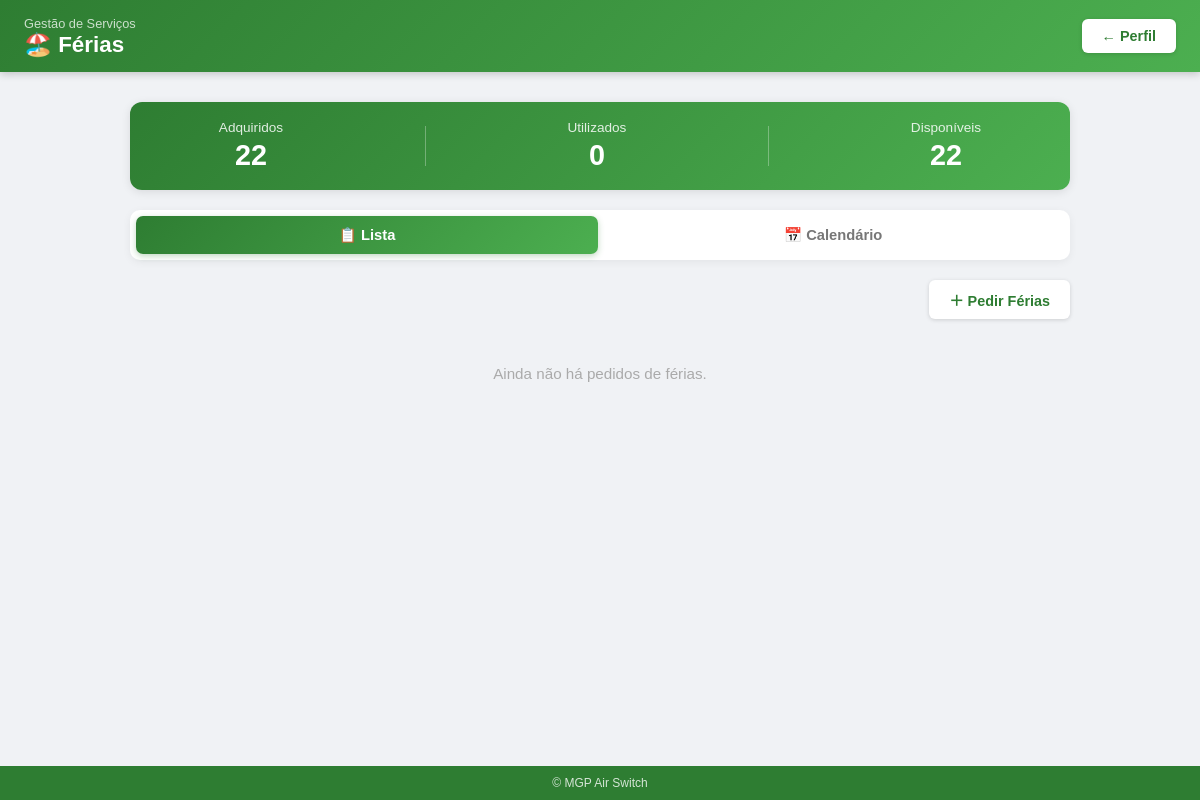
The app's page /ferias (signed in), older data.
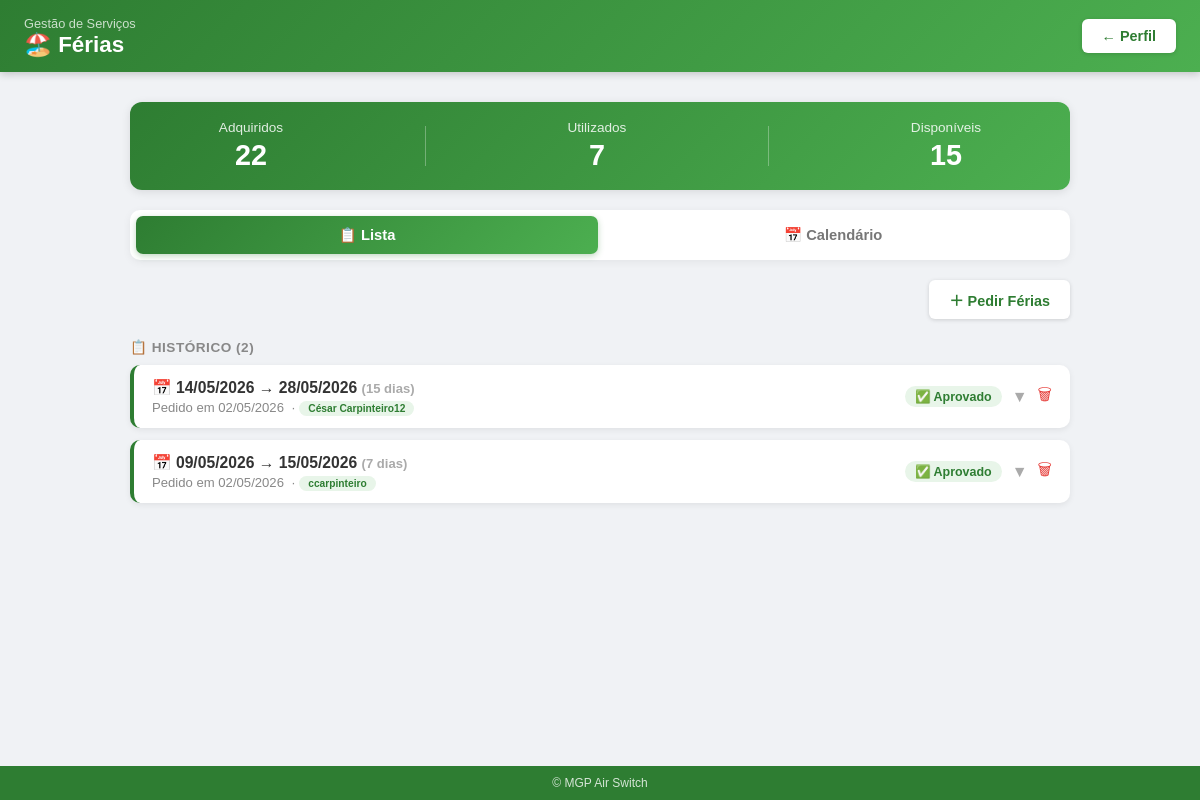
The same page, newer data.
### models.py (models this page shows)
class Organizacao(db.Model):
    __tablename__ = 'organizacao'
    id = db.Column(db.Integer, primary_key=True)
    nome = db.Column(db.String(200))
    pais = db.Column(db.String(10))
    telefone = db.Column(db.String(30))
    created_at = db.Column(db.String(20), default=lambda: datetime.now().strftime('%d/%m/%Y'))

class Ferias(db.Model):
    __tablename__ = 'ferias'
    id = db.Column(db.Integer, primary_key=True)
    user_id = db.Column(db.Integer, db.ForeignKey('usuario.id'), nullable=False)
    data_inicio = db.Column(db.String(20), nullable=False)
    data_fim = db.Column(db.String(20), nullable=False)
    nota = db.Column(db.String(300), default='')
    estado = db.Column(db.String(20), default='pendente')
    comentario_admin = db.Column(db.String(300), default='')
    aprovado_por = db.Column(db.String(100), default='')
    num_dias = db.Column(db.Integer, default=0)
    created_at = db.Column(db.String(20), default=lambda: datetime.now().strftime('%d/%m/%Y'))
    org_id = db.Column(db.Integer, db.ForeignKey('organizacao.id'), nullable=True)

class Usuario(UserMixin, db.Model):
    __tablename__ = 'usuario'
    id = db.Column(db.Integer, primary_key=True)
    nome = db.Column(db.String(30), unique=True)
    senha = db.Column(db.String())
    is_admin = db.Column(db.Boolean, default=False)
    email = db.Column(db.String(120))
    telefone = db.Column(db.String(30))
    nome_completo = db.Column(db.String(200))
    cargo = db.Column(db.String(100))
    org_id = db.Column(db.Integer, db.ForeignKey('organizacao.id'), nullable=True)

### main.py (the view, shortened to what this page needs)
@app.route('/ferias', methods=['GET', 'POST'])
@login_required
def ferias():
    is_admin = current_user.is_admin
    usuarios = db.session.query(Usuario).filter_by(org_id=current_user.org_id).all() if is_admin else []
    if is_admin:
        todos = db.session.query(Ferias, Usuario).join(Usuario, Ferias.user_id == Usuario.id).filter(
            Ferias.org_id == current_user.org_id).order_by(Ferias.id.desc()).all()
    else:
        todos = db.session.query(Ferias, Usuario).join(Usuario, Ferias.user_id == Usuario.id).filter(
            Ferias.org_id == current_user.org_id, Ferias.user_id == current_user.id).order_by(Ferias.id.desc()).all()
    ferias_json = json.dumps([{'user_nome': u.nome, 'estado': f.estado, 'data_inicio': f.data_inicio,
                               'data_fim': f.data_fim, 'num_dias': f.num_dias or 0} for f, u in todos])
    return render_template('ferias.html', ferias=todos, ferias_json=ferias_json, is_admin=is_admin,
                           usuarios=usuarios, current_user=current_user)

### main.py (called while the page is built)
@lm.user_loader
def user_loader(id):
    return db.session.query(Usuario).filter_by(id=id).first()

@app.context_processor
def inject_org():
    try:
        if current_user.is_authenticated and current_user.org_id:
            org = db.session.query(Organizacao).filter_by(id=current_user.org_id).first()
            return dict(org_nome=org.nome if org else 'A minha Organização', org=org)
        return dict(org_nome='A minha Organização', org=None)
    except:
        return dict(org_nome='A minha Organização', org=None)

### templates/ferias.html (shortened to what this page needs)
<!DOCTYPE html>
<html lang="pt">
<head>
    <link rel="stylesheet" href="https://cdn.jsdelivr.net/npm/flatpickr/dist/flatpickr.min.css">
</head>
<body>
<div class="page-header">
    <div>
        <div class="subtitle">Gestão de Serviços</div>
        <h1>🏖️ Férias</h1>
    </div>
    <a href="/perfil">← Perfil</a>
</div>
<div class="content">
    {% set dias_aprovados = ferias | selectattr('0.estado', 'equalto', 'aprovado') | list %}
    {% set total_usados = namespace(v=0) %}
    {% for f, u in dias_aprovados %}
        {% if not is_admin or u.id == current_user.id %}
            {% set total_usados.v = total_usados.v + (f.num_dias or 0) %}
        {% endif %}
    {% endfor %}
    {% set disponiveis = 22 - total_usados.v %}
    <div class="days-counter">
        <div class="stat">
            <div class="label">Adquiridos</div>
            <div class="value">22</div>
        </div>
        <div class="stat">
            <div class="label">Utilizados</div>
            <div class="value">{{ total_usados.v }}</div>
        </div>
        <div class="stat">
            <div class="label">Disponíveis</div>
            <div class="value">{{ disponiveis if disponiveis >= 0 else 0 }}</div>
        </div>
    </div>
    <div class="tabs">
        <button class="tab-btn active" onclick="switchTab('lista', this)">📋 Lista</button>
        <button class="tab-btn" onclick="switchTab('calendario', this)">📅 Calendário</button>
    </div>
    <div class="tab-panel active" id="tab-lista">
        <div class="top-bar">
            <button class="toggle-form-btn" onclick="toggleForm()">
                <span id="formIcon">＋</span> Pedir Férias
            </button>
        </div>
        {% set respondidas = ferias | selectattr('0.estado', 'ne', 'pendente') | list %}
        {% if respondidas %}
        <div class="section-title">📋 Histórico ({{ respondidas|length }})</div>
        {% for f, u in respondidas %}
        <div class="ferias-card {{ f.estado }}">
            <div class="ferias-header">
                <div class="ferias-info">
                    <div class="ferias-dates">📅 {{ f.data_inicio }} → {{ f.data_fim }} <small style="color:#aaa;">({{ f.num_dias or 0 }} dias)</small></div>
                    <div class="ferias-sub">
                        Pedido em {{ f.created_at or '' }}
                        {% if is_admin %}&nbsp;·&nbsp;<span class="user-badge">{{ u.nome }}</span>{% endif %}
                    </div>
                </div>
                <div class="ferias-actions">
                    {% if f.estado == 'aprovado' %}
                    <span class="badge-aprovado">✅ Aprovado</span>
                    {% else %}
                    <span class="badge-rejeitado">❌ Rejeitado</span>
                    {% endif %}
                    <button class="toggle-detail-btn" onclick="toggleDetail(this)">▼</button>
                    <form method="POST" action="/ferias/delete/{{ f.id }}" style="margin:0;" id="delFerias-{{ f.id }}">
                        <button type="button" class="delete-btn" onclick="openModal('delFerias-{{ f.id }}')">🗑</button>
                    </form>
                </div>
            </div>
        </div>
        {% endfor %}
        {% endif %}
        {% if not ferias %}
        <div class="empty-msg">Ainda não há pedidos de férias.</div>
        {% endif %}
    </div>
</div>
<footer>&copy; {{ org_nome }}</footer>
</body>
</html>

### templates/ferias.html (style rules this page uses)
* { box-sizing: border-box; margin: 0; padding: 0; }
body { font-family: 'Arial', sans-serif; background: #f0f2f5; padding-bottom: 60px; }
.page-header { background: linear-gradient(135deg, #2e7d32, #4CAF50); padding: 14px 24px; display: flex; align-items: center; justify-content: space-between; box-shadow: 0 2px 8px rgba(0,0,0,0.2); }
.page-header h1 { font-size: 1.4em; color: white; font-weight: 700; }
.page-header .subtitle { font-size: 0.8em; color: rgba(255,255,255,0.75); margin-top: 2px; }
.page-header a { padding: 9px 20px; background: white; color: #2e7d32; text-decoration: none; border-radius: 6px; font-size: 0.9em; font-weight: bold; box-shadow: 0 1px 4px rgba(0,0,0,0.15); transition: background 0.2s; }
.content { max-width: 980px; margin: 30px auto; padding: 0 20px; }
.days-counter { background: linear-gradient(135deg, #2e7d32, #4CAF50); border-radius: 12px; padding: 18px 24px; display: flex; align-items: center; justify-content: space-around; margin-bottom: 20px; box-shadow: 0 2px 10px rgba(0,0,0,0.1); flex-wrap: wrap; gap: 12px; }
.days-counter .label { color: rgba(255,255,255,0.85); font-size: 0.85em; margin-bottom: 4px; text-align: center; }
.days-counter .value { color: white; font-size: 1.8em; font-weight: bold; text-align: center; }
.days-counter .stat { text-align: center; }
.tabs { display: flex; gap: 4px; margin-bottom: 20px; background: white; padding: 6px; border-radius: 10px; box-shadow: 0 2px 8px rgba(0,0,0,0.06); }
.tab-btn { flex: 1; padding: 10px 16px; border: none; background: transparent; border-radius: 7px; font-size: 0.92em; font-weight: bold; color: #777; cursor: pointer; transition: all 0.2s; }
.tab-btn.active { background: linear-gradient(135deg, #2e7d32, #4CAF50); color: white; box-shadow: 0 2px 6px rgba(46,125,50,0.3); }
.tab-panel { display: none; }
.tab-panel.active { display: block; }
.top-bar { display: flex; justify-content: flex-end; margin-bottom: 16px; }
.toggle-form-btn { padding: 9px 20px; background: white; color: #2e7d32; border: none; border-radius: 6px; font-size: 0.9em; font-weight: bold; cursor: pointer; box-shadow: 0 1px 4px rgba(0,0,0,0.15); transition: background 0.2s; }
.badge-aprovado { background: #e8f5e9; color: #2e7d32; padding: 3px 10px; border-radius: 12px; font-size: 0.78em; font-weight: bold; }
.ferias-card { background: white; border-radius: 10px; margin-bottom: 12px; overflow: hidden; box-shadow: 0 2px 6px rgba(0,0,0,0.07); }
.ferias-card.aprovado { border-left: 4px solid #2e7d32; }
.ferias-header { padding: 13px 18px; display: flex; justify-content: space-between; align-items: center; gap: 12px; }
.ferias-info { flex: 1; }
.ferias-dates { font-weight: bold; color: #333; font-size: 0.98em; }
.ferias-sub { font-size: 0.82em; color: #888; margin-top: 3px; }
.ferias-actions { display: flex; align-items: center; gap: 10px; }
.toggle-detail-btn { background: none; border: none; color: #aaa; font-size: 1em; cursor: pointer; transition: transform 0.3s; padding: 0; line-height: 1; }
.delete-btn { background: none; border: none; color: #e53935; font-size: 1em; cursor: pointer; padding: 0; transition: transform 0.2s; }
.user-badge { background: #e8f5e9; color: #2e7d32; padding: 2px 9px; border-radius: 10px; font-size: 0.78em; font-weight: bold; }
.section-title { font-size: 0.85em; font-weight: bold; color: #888; text-transform: uppercase; letter-spacing: 0.5px; margin: 20px 0 10px 0; }
footer { text-align: center; padding: 10px; background: #2e7d32; color: rgba(255,255,255,0.8); font-size: 12px; position: fixed; bottom: 0; width: 100%; }

Row changes from the older to the newer data that the page shows:
added Ferias: data_inicio "14/05/2026", data_fim "28/05/2026", num_dias "15", created_at "02/05/2026", nome "César Carpinteiro12", estado "✅ Aprovado"
added Ferias: data_inicio "09/05/2026", data_fim "15/05/2026", num_dias "7", created_at "02/05/2026", nome "ccarpinteiro", estado "✅ Aprovado"
Text that changed along with them:
{{ total_usados.v }}: "0" → "7"
{{ disponiveis if disponiveis >= 0 else 0 }}: "22" → "15"
{{ respondidas|length }}: (not shown) → "2"
text no longer shown: "Ainda não há pedidos de férias."
text now shown: "📋 HISTÓRICO ( )"
